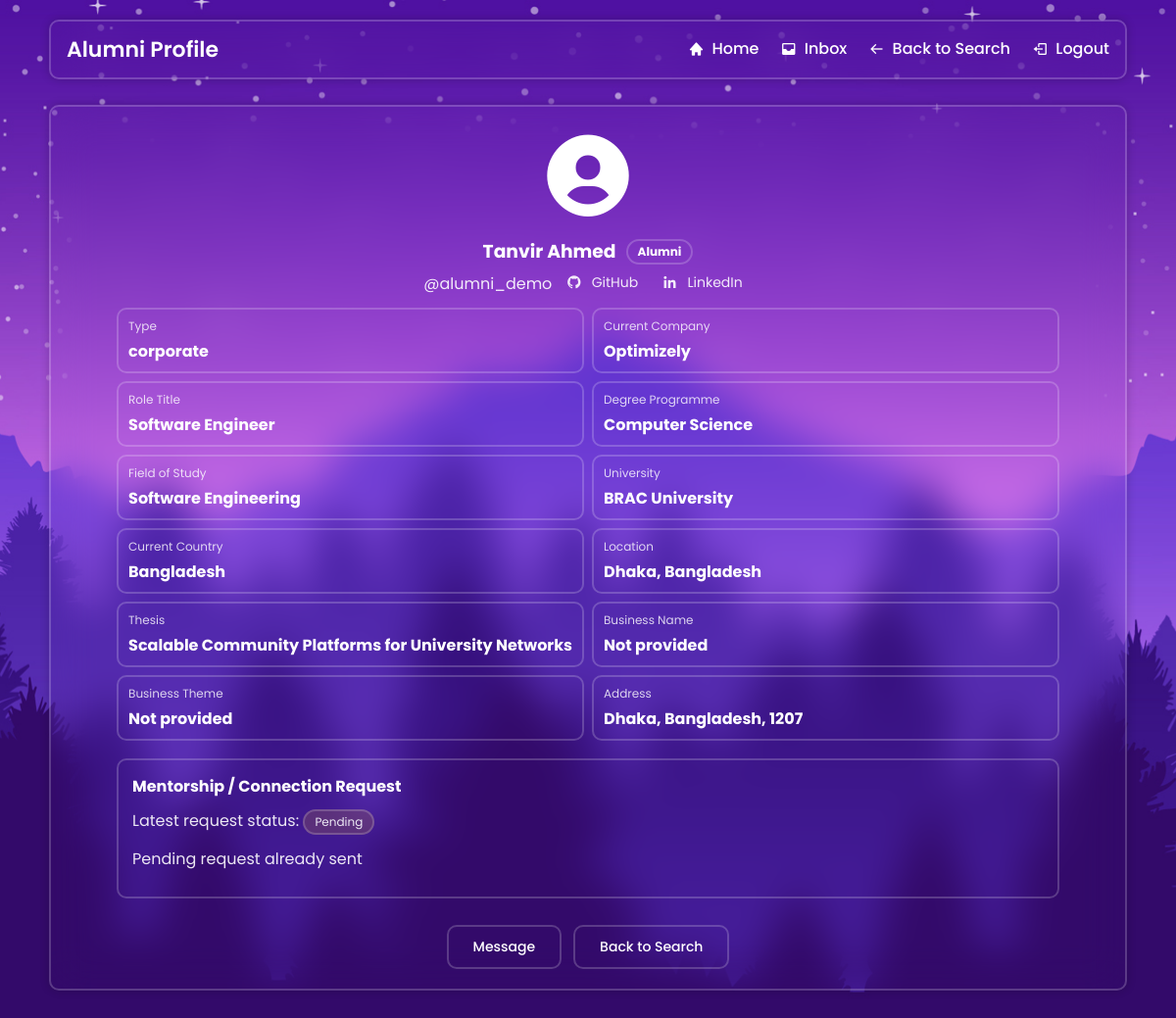
Screenshot of /view_alumni_profile.php?user_id=3 (signed in) with the database file from the repository.
### tables this page shows
CREATE TABLE IF NOT EXISTS alumni (
    user_id INT UNSIGNED NOT NULL,
    github VARCHAR(255) NOT NULL,
    linkedin VARCHAR(255) NOT NULL,
    sex ENUM('male', 'female', 'other') NOT NULL DEFAULT 'other',
    city VARCHAR(100) NOT NULL,
    country VARCHAR(100) NOT NULL,
    zip_code VARCHAR(20) NOT NULL,
    type ENUM('higher studies', 'corporate', 'self employed') NOT NULL DEFAULT 'higher studies',
    thesis VARCHAR(255) NOT NULL,
    university VARCHAR(255) NOT NULL,
    current_country VARCHAR(100) NOT NULL,
    degree_programme VARCHAR(255) NOT NULL,
    field_of_study VARCHAR(255) NOT NULL,
    company_name VARCHAR(255) NOT NULL,
    role_title VARCHAR(255) NOT NULL,
    employment_start_date DATE NULL,
    location VARCHAR(255) NOT NULL,
    business_name VARCHAR(255) NOT NULL,
    business_theme VARCHAR(255) NOT NULL,
    PRIMARY KEY (user_id),
    KEY idx_alumni_company_name (company_name),
    KEY idx_alumni_type (type),
    CONSTRAINT fk_alumni_user
        FOREIGN KEY (user_id) REFERENCES users (user_id)
        ON DELETE CASCADE
        ON UPDATE CASCADE
);

CREATE TABLE IF NOT EXISTS users (
    user_id INT UNSIGNED NOT NULL AUTO_INCREMENT,
    first_name VARCHAR(100) NOT NULL,
    last_name VARCHAR(100) NOT NULL,
    username VARCHAR(100) NOT NULL,
    password VARCHAR(255) NOT NULL,
    role ENUM('student', 'alumni', 'admin') NOT NULL,
    PRIMARY KEY (user_id),
    UNIQUE KEY uq_users_username (username),
    KEY idx_users_role (role)
);

CREATE TABLE IF NOT EXISTS connection_requests (
    request_id INT UNSIGNED NOT NULL AUTO_INCREMENT,
    student_id INT UNSIGNED NOT NULL,
    alumni_id INT UNSIGNED NOT NULL,
    message TEXT NULL,
    status ENUM('pending', 'accepted', 'rejected', 'cancelled') NOT NULL DEFAULT 'pending',
    created_at TIMESTAMP NOT NULL DEFAULT CURRENT_TIMESTAMP,
    updated_at TIMESTAMP NOT NULL DEFAULT CURRENT_TIMESTAMP ON UPDATE CURRENT_TIMESTAMP,
    PRIMARY KEY (request_id),
    KEY idx_connection_requests_student_status (student_id, status),
    KEY idx_connection_requests_alumni_status (alumni_id, status),
    KEY idx_connection_requests_lookup (student_id, alumni_id, status),
    KEY idx_connection_requests_created_at (created_at),
    CONSTRAINT fk_connection_requests_student
        FOREIGN KEY (student_id) REFERENCES users (user_id)
        ON DELETE CASCADE
        ON UPDATE CASCADE,
    CONSTRAINT fk_connection_requests_alumni
        FOREIGN KEY (alumni_id) REFERENCES users (user_id)
        ON DELETE CASCADE
        ON UPDATE CASCADE
);

### auth.php (called while the page is built, shortened)
<?php
function e($value)
{
    return htmlspecialchars((string) ($value ?? ''), ENT_QUOTES, 'UTF-8');
}
function display_value($value, $fallback = 'Not provided')
{
    $value = trim((string) ($value ?? ''));
    if ($value === '' || strcasecmp($value, 'Not Provided') === 0 || strcasecmp($value, 'Not Set') === 0) {
        return $fallback;
    }
    return $value;
}
function connection_request_status_label($status)
{
    $status = trim((string) $status);
    return ucfirst($status);
}
function connection_request_status_note($status)
{
    switch (trim((string) $status)) {
        case 'pending':
            return 'Pending request already sent';
    }
}
function current_user_id()
{
    return $_SESSION['user_id'] ?? null;
}
function current_user_role()
{
    return $_SESSION['role'] ?? null;
}
function home_path_for_role($role = null)
{
    $role = $role ?: current_user_role();
    if ($role === 'student') {
        return 'student_home.php';
    }
    return 'admin_home.php';
}
?>

### view_alumni_profile.php (the view, shortened to what this page needs)
<?php
require_once('auth.php');
require_once('DBconnect.php');
$viewer_role = current_user_role();
$back_path = $viewer_role === 'student' ? 'student_search.php' : 'admin_home.php';
$back_label = $viewer_role === 'student' ? 'Back to Search' : 'Dashboard';
$profile_error = '';
$alumni_profile = null;
$latest_request = null;
$user_id = filter_input(INPUT_GET, 'user_id', FILTER_VALIDATE_INT);
if ($user_id === false || $user_id === null) {
    $profile_error = 'Please choose a valid alumni profile to view.';
} else {
    $sql = "SELECT u.user_id, u.first_name, u.last_name, u.username, u.role,
                   a.github, a.linkedin, a.sex, a.city, a.country, a.zip_code,
                   a.type, a.thesis, a.university, a.current_country,
                   a.degree_programme, a.field_of_study, a.company_name, a.role_title,
                   a.employment_start_date, a.location, a.business_name, a.business_theme
            FROM users u
            JOIN alumni a ON u.user_id = a.user_id
            WHERE u.user_id = ? AND u.role = 'alumni'
            LIMIT 1";
    $stmt = $conn->prepare($sql);
    if (!$stmt) {
        $profile_error = 'We could not load this alumni profile right now.';
    } else {
        $stmt->bind_param("i", $user_id);
        $stmt->execute();
        $result = $stmt->get_result();
        if ($result && mysqli_num_rows($result) === 1) {
            $alumni_profile = mysqli_fetch_assoc($result);
        } else {
            $profile_error = 'The requested alumni profile is not available.';
        }
    }
}
$github_url = $alumni_profile && filter_var($alumni_profile['github'], FILTER_VALIDATE_URL) ? $alumni_profile['github'] : '';
$linkedin_url = $alumni_profile && filter_var($alumni_profile['linkedin'], FILTER_VALIDATE_URL) ? $alumni_profile['linkedin'] : '';
$address_parts = [];
$latest_request_status = '';
$latest_request_note = '';
if ($alumni_profile && $viewer_role === 'student') {
    $request_sql = "SELECT request_id, status, message, created_at
                    FROM connection_requests
                    WHERE student_id = ? AND alumni_id = ?
                    ORDER BY created_at DESC, request_id DESC
                    LIMIT 1";
    $request_stmt = $conn->prepare($request_sql);
    if ($request_stmt) {
        $student_id = (int) current_user_id();
        $request_stmt->bind_param("ii", $student_id, $user_id);
        $request_stmt->execute();
        $request_result = $request_stmt->get_result();
        if ($request_result && mysqli_num_rows($request_result) === 1) {
            $latest_request = mysqli_fetch_assoc($request_result);
        }
    }
}
if ($latest_request) {
    $latest_request_status = $latest_request['status'];
    $latest_request_note = connection_request_status_note($latest_request_status);
}
if ($alumni_profile) {
    foreach (['city', 'country'] as $field) {
        $value = display_value($alumni_profile[$field], '');
        if ($value !== '') {
            $address_parts[] = $value;
        }
    }
    $zip_value = display_value($alumni_profile['zip_code'], '');
    if ($zip_value !== '') {
        $address_parts[] = $zip_value;
    }
}
$address_display = !empty($address_parts) ? implode(', ', $address_parts) : 'Not provided';
?>
<!DOCTYPE html>
<html lang="en">
<head>
  <link rel="stylesheet" href="style.css" />
  <link rel="stylesheet" href="student_profile_style.css" />
  <link href="https://unpkg.com/boxicons@2.1.4/css/boxicons.min.css" rel="stylesheet" />
</head>
<body>
  <div class="page">
    <header class="glass hdr">
      <div class="title">Alumni Profile</div>
      <nav class="links">
        <a href="<?php echo e(home_path_for_role()); ?>"><i class='bx bxs-home'></i><span>Home</span></a>
        <a href="inbox.php"><i class='bx bxs-inbox'></i><span>Inbox</span></a>
        <a href="<?php echo e($back_path); ?>"><i class='bx bx-arrow-back'></i><span><?php echo e($back_label); ?></span></a>
        <a href="logout.php"><i class='bx bx-log-out'></i><span>Logout</span></a>
      </nav>
    </header>
    <section class="dash">
      <section class="glass card profile">
        <?php if ($profile_error): ?>
          <div class="notice-card">
            <h3>Profile Not Available</h3>
            <p class="notice-text"><?php echo e($profile_error); ?></p>
            <div class="profile-actions">
              <a href="<?php echo e($back_path); ?>" class="btn edit-btn"><?php echo e($back_label); ?></a>
            </div>
          </div>
        <?php else: ?>
          <div class="profile-content">
            <div class="avatar"><i class='bx bxs-user-circle'></i></div>
            <div class="info">
              <h3 class="name"><?php echo e($alumni_profile['first_name'] . ' ' . $alumni_profile['last_name']); ?> <span class="role-pill">Alumni</span></h3>
              <p class="handle">
                @<?php echo e($alumni_profile['username']); ?>
                <?php if ($github_url): ?>
                  <a href="<?php echo e($github_url); ?>" target="_blank" rel="noopener noreferrer"><i class='bx bxl-github'></i> GitHub</a>
                <?php endif; ?>
                <?php if ($linkedin_url): ?>
                  <a href="<?php echo e($linkedin_url); ?>" target="_blank" rel="noopener noreferrer"><i class='bx bxl-linkedin'></i> LinkedIn</a>
                <?php endif; ?>
              </p>
              <div class="grid-info">
                <div class="row"><span>Type</span><strong><?php echo e(display_value($alumni_profile['type'])); ?></strong></div>
                <div class="row"><span>Current Company</span><strong><?php echo e(display_value($alumni_profile['company_name'])); ?></strong></div>
                <div class="row"><span>Role Title</span><strong><?php echo e(display_value($alumni_profile['role_title'])); ?></strong></div>
                <div class="row"><span>Degree Programme</span><strong><?php echo e(display_value($alumni_profile['degree_programme'])); ?></strong></div>
                <div class="row"><span>Field of Study</span><strong><?php echo e(display_value($alumni_profile['field_of_study'])); ?></strong></div>
                <div class="row"><span>University</span><strong><?php echo e(display_value($alumni_profile['university'])); ?></strong></div>
                <div class="row"><span>Current Country</span><strong><?php echo e(display_value($alumni_profile['current_country'])); ?></strong></div>
                <div class="row"><span>Location</span><strong><?php echo e(display_value($alumni_profile['location'])); ?></strong></div>
                <div class="row"><span>Thesis</span><strong><?php echo e(display_value($alumni_profile['thesis'])); ?></strong></div>
                <div class="row"><span>Business Name</span><strong><?php echo e(display_value($alumni_profile['business_name'])); ?></strong></div>
                <div class="row"><span>Business Theme</span><strong><?php echo e(display_value($alumni_profile['business_theme'])); ?></strong></div>
                <div class="row"><span>Address</span><strong><?php echo e($address_display); ?></strong></div>
              </div>
              <?php if ($viewer_role === 'student'): ?>
                <section class="request-panel">
                  <h4>Mentorship / Connection Request</h4>
                  <?php if ($latest_request): ?>
                    <p class="request-note-block">
                      Latest request status:
                      <span class="request-status request-status-<?php echo e($latest_request_status); ?>"><?php echo e(connection_request_status_label($latest_request_status)); ?></span>
                    </p>
                    <p class="request-note-block"><?php echo e($latest_request_note); ?></p>
                  <?php endif; ?>
                </section>
              <?php endif; ?>
            </div>
          </div>
          <div class="profile-actions">
            <a href="inbox.php?to=<?php echo e($alumni_profile['user_id']); ?>" class="btn edit-btn">Message</a>
            <a href="<?php echo e($back_path); ?>" class="btn edit-btn"><?php echo e($back_label); ?></a>
          </div>
        <?php endif; ?>
      </section>
    </section>
  </div>
</body>
</html>

### style.css (style rules this page uses)
* { margin: 0; padding: 0; box-sizing: border-box; font-family: "Poppins", sans-serif; }
body { display: flex; justify-content: center; align-items: center; min-height: 100vh; background: url('img.jpg') no-repeat; background-size: cover; background-position: center; }

### student_profile_style.css (style rules this page uses)
body { display: block !important; justify-content: initial !important; align-items: initial !important; min-height: 100vh; }
.glass { background: transparent; border: 2px solid rgba(255, 255, 255, .2); backdrop-filter: blur(20px); box-shadow: 0 0 10px rgba(0, 0, 0, .2); color: #fff; border-radius: 10px; }
.page { width: min(1100px, 92%); margin: 20px auto; }
.hdr { display: flex; justify-content: space-between; align-items: center; padding: 12px 16px; }
.hdr .title { font-size: 22px; font-weight: 600; }
.hdr .links a { color: #fff; text-decoration: none; margin-left: 18px; display: inline-flex; align-items: center; gap: 8px; font-weight: 500; }
.dash { margin-top: 16px; display: flex; justify-content: center; align-items: flex-start; gap: 20px; min-height: calc(100vh - 140px); flex-direction: column; }
.card { padding: 15px; width: 100%; }
.profile { display: flex; flex-direction: column; align-items: center; gap: 12px; max-height: calc(100vh - 140px); overflow-y: auto; padding: 20px; box-sizing: border-box; position: relative; width: 100%; }
.profile-content { display: flex; flex-direction: column; align-items: center; gap: 12px; text-align: center; }
.avatar i { font-size: 100px; }
.info { width: 100%; }
.name { margin: 0 0 6px; display: flex; align-items: center; justify-content: center; gap: 10px; }
.role-pill { border: 2px solid rgba(255, 255, 255, .2); border-radius: 999px; padding: 2px 10px; font-size: 12px; }
.handle { margin: 0 0 12px; opacity: .9; }
.grid-info { width: 100%; display: grid; grid-template-columns: repeat(2, minmax(150px, 1fr)); gap: 8px; text-align: left; }
.grid-info .row { border: 2px solid rgba(255, 255, 255, .2); border-radius: 10px; padding: 8px 10px; }
.grid-info .row span { display: block; font-size: 12px; opacity: .8; margin-bottom: 4px; }
.grid-info .row strong { font-size: 16px; }
.handle a { color: #fff; text-decoration: none; font-size: 14px; margin: 0 10px; display: inline-flex; align-items: center; gap: 5px; }
.handle i { font-size: 16px; margin-right: 5px; }
.profile-actions { width: 100%; display: flex; justify-content: center; gap: 12px; flex-wrap: wrap; margin-top: 15px; }
.edit-btn { padding: 10px 25px !important; background: transparent !important; color: #fff !important; border: 2px solid rgba(255, 255, 255, .2) !important; border-radius: 10px !important; font-size: 14px !important; font-weight: 500 !important; text-decoration: none !important; cursor: pointer !important; transition: all 0.3s ease !important; }
.request-panel { margin-top: 18px; border: 2px solid rgba(255, 255, 255, .2); border-radius: 10px; padding: 14px; text-align: left; }
.request-panel h4 { margin: 0 0 10px; }
.request-note-block { margin: 0 0 12px; opacity: .9; }
.request-status { display: inline-flex; align-items: center; padding: 2px 10px; border-radius: 999px; border: 2px solid rgba(255, 255, 255, .2); font-size: 12px; text-transform: capitalize; }
.request-status-pending { background: rgba(255, 193, 7, 0.16); }

### rows the page displays
alumni: user_id.last_name "Tanvir Ahmed", user_id.username "alumni_demo", type "corporate", company_name "Optimizely", role_title "Software Engineer", degree_programme "Computer Science", field_of_study "Software Engineering", university "BRAC University", current_country "Bangladesh", location "Dhaka, Bangladesh", thesis "Scalable Community Platforms for University Networks", business_name "Not provided", business_theme "Not provided"
connection_requests: status "Pending", status "Pending request already sent"

### other values shown
$back_label "Back to Search"
$address_display "Dhaka, Bangladesh, 1207"
